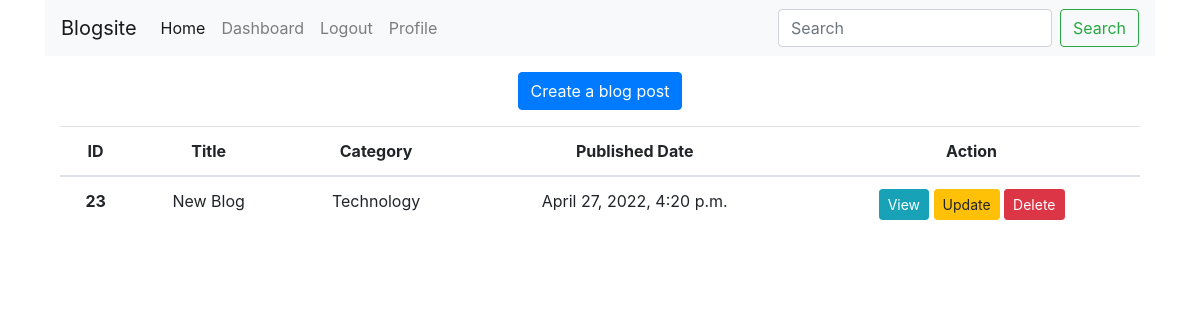
The page /accounts/dashboard/ (signed in) on the database its author committed.
### posts/models.py (models this page shows, shortened)
class Post(models.Model):
    title = models.CharField(max_length=100)
    content = models.TextField()
    published_date = models.DateTimeField(auto_now=True)
    category = models.ForeignKey(Category, on_delete=models.CASCADE, null=True)
    user = models.ForeignKey(User,on_delete=models.CASCADE,null=True,blank=True)
    slug = models.SlugField(null=True, unique=True)

class Category(models.Model):
    name = models.CharField(max_length=100)

### accounts/views.py (the view)
# urls.py: path("dashboard/",views.dashboard, name="dashboard"),
@login_required
def dashboard(request):
    userid = request.user
    posts = Post.objects.all().filter(user=userid)
    data = {'posts': posts }
    return render(request,'accounts/dashboard.html',data)

### templates/accounts/dashboard.html (shortened to what this page needs)
{% extends 'base.html'%}
{% block content %}
<body>
	<div class="container">
		<div class="row">
			<div class="col text-center">
				<a href="{%url 'create'%}" class="btn btn-primary mt-3">Create a blog post</a>
				<table class="table mt-3">
					<thead>
						<tr>
							<th scope="col">ID</th>
							<th scope="col">Title</th>
							<th scope="col">Category</th>
							<th scope="col">Published Date</th>
							<th scope="col">Action</th>
						</tr>
					</thead>
					<tbody>
						{% for p in posts %}
						<tr>
							<th scope="row">{{ p.id }}</th>
							<td>{{p.title}}</td>
							<td>{{p.category.name}}</td>
							<td>{{p.published_date}}</td>
							<td>
								<a
									href="{% url 'dashview' p.slug %}"
									class="btn btn-info btn-sm"
									>View</a
								>
								<a href="{%url 'update' p.slug %}" class="btn btn-warning btn-sm"
									>Update</a
								>
								<form action="{% url 'delete' p.slug %}" method="post"
									class="d-inline">
									<input
										type="submit"
										class="btn btn-danger btn-sm"
										value="Delete"
									/>
								</form>
							</td>
						</tr>
						{% endfor %}
					</tbody>
				</table>
			</div>
		</div>
	</div>
</body>
{% endblock %}

### rows shown on the page
Post: id "23", title "New Blog", category.name "Technology", published_date "April 27, 2022, 4:20 p.m."
